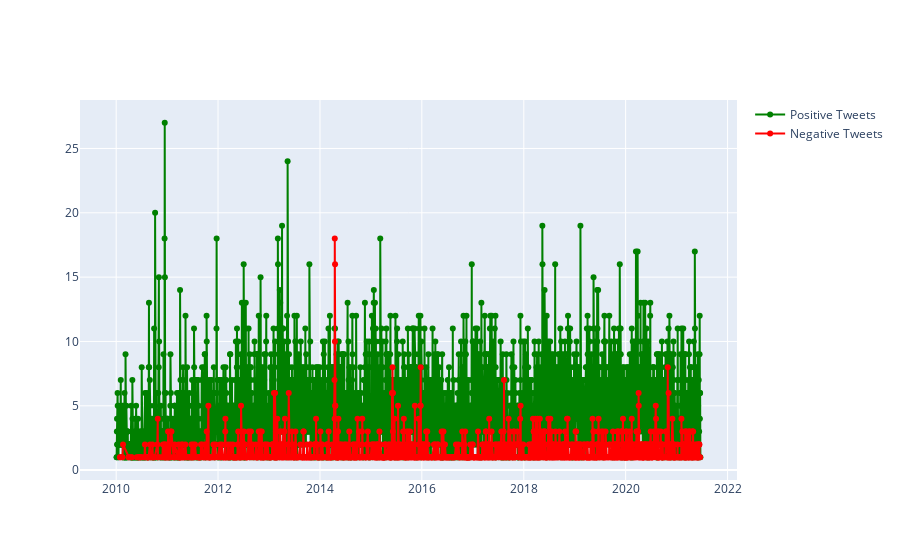

Source (notebook cell):
### Code cell
import plotly.graph_objs as go

# Create figure
fig = go.Figure()

# Assuming pos and neg are filtered DataFrames like:
# pos = df[df['sentiment_category'] == 'positive']
# neg = df[df['sentiment_category'] == 'negative']

# Plot positive tweets
fig.add_trace(go.Scatter(
    x=pos['date'],
    y=pos['id'],
    name='Positive Tweets',
    mode='markers+lines',
    line=dict(shape='linear', color='green'),
    connectgaps=True
))

# Plot negative tweets
fig.add_trace(go.Scatter(
    x=neg['date'],
    y=neg['id'],
    name='Negative Tweets',
    mode='markers+lines',
    line=dict(shape='linear', color='red'),
    connectgaps=True
))

# Show the figure
fig.show()

### Figure 1 — Plotly figure (JSON) as saved in the notebook; plotly's stock layout.template omitted (floating-point values rounded to 4 significant figures; data arrays with more than 128 entries replaced by an {"elided": "..."} marker saying what was removed)
{"data": [{"connectgaps": true, "line": {"color": "green", "shape": "linear"}, "mode": "markers+lines", "name": "Positive Tweets", "type": "scatter", "x": {"elided": "3908 str values"}, "y": {"elided": "3908 int values"}}, {"connectgaps": true, "line": {"color": "red", "shape": "linear"}, "mode": "markers+lines", "name": "Negative Tweets", "type": "scatter", "x": {"elided": "1650 str values"}, "y": {"elided": "1650 int values"}}], "layout": {"autosize": true, "xaxis": {"autorange": true, "range": ["2009-04-23 10:12:31.7269", "2022-03-02 13:47:28.2731"], "type": "date"}, "yaxis": {"autorange": true, "range": [-1.146, 29.15], "type": "linear"}}}
